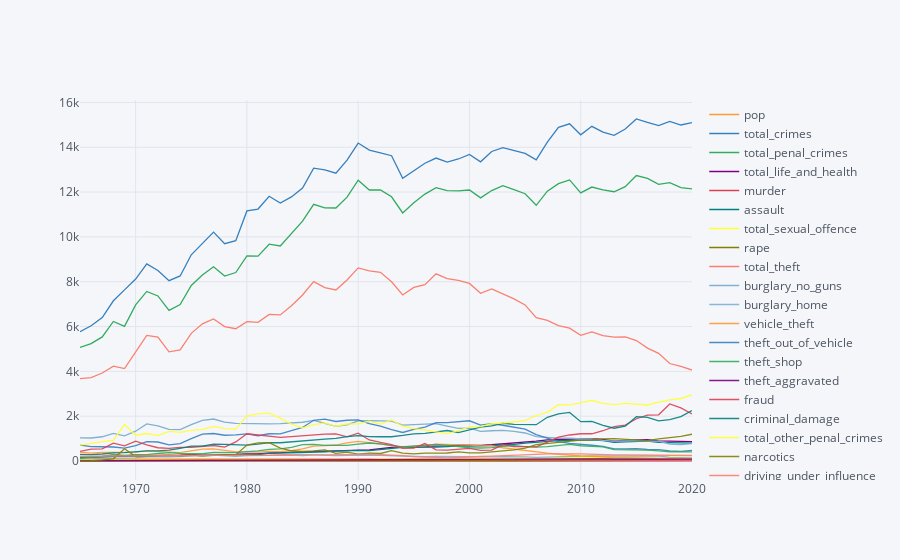

The cell this chart's notebook holds for it:
### Markdown cell above
As we can see from the plot above, we have to separate out the different types of crimes to see better how they are evolving over time and their relationships. We cannot easily visualize so many variables!

#### We can do this by creating new data frames with only subcategories such as theft, or by selectively plotting these items together.

### Code cell
crime.iplot()
